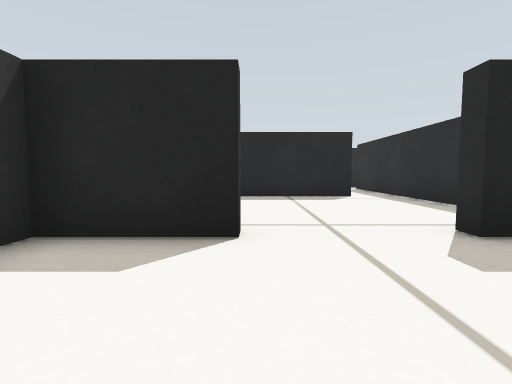
View 1 (above)

24 first-person views from a walk through a world built for the Gazebo simulator. The camera is 0.19 m above the floor, tilts 4° down and sees 85° across. The floor is counted in squares, 0.25 m on a side. Each view is taken from the middle of a square. On the plan, view 1 faces up. The plan holds only what a view shows up to about 10 squares ahead; the rest is blank.

View 2
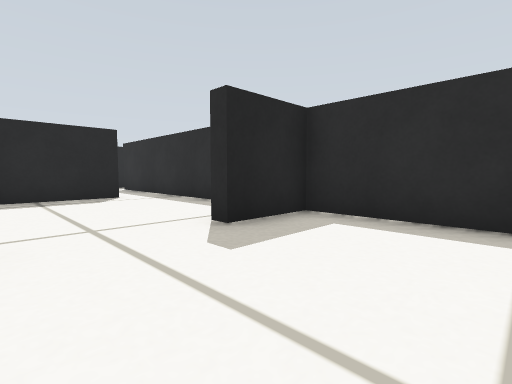

View 3
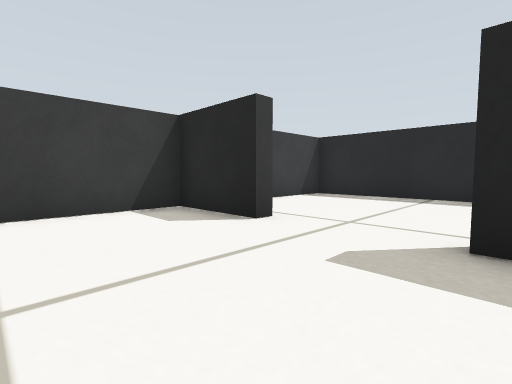

View 4
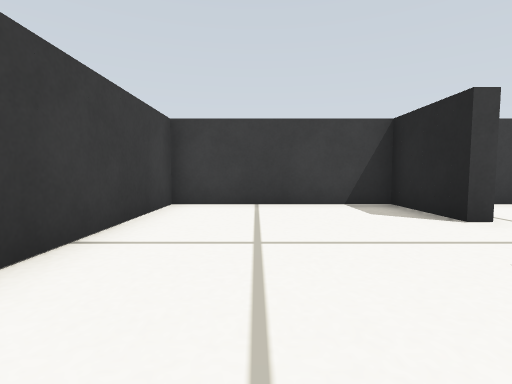

View 5
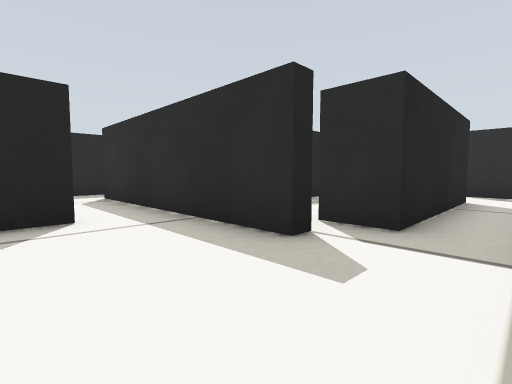

View 6
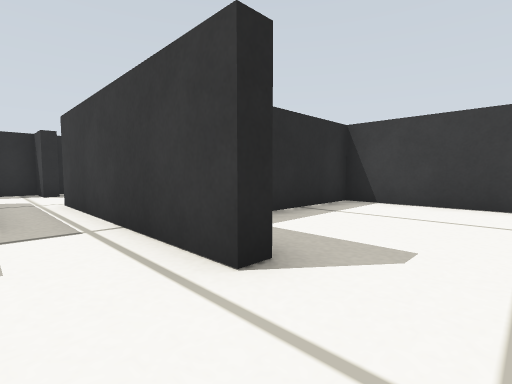

View 7
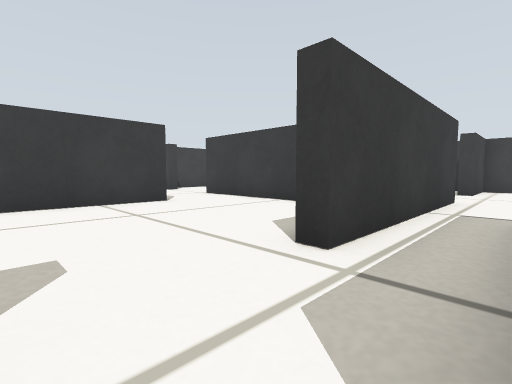

View 8
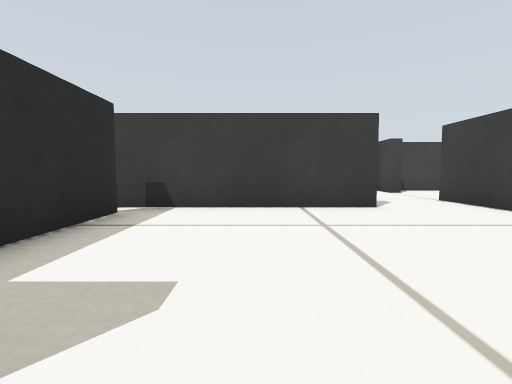

View 9
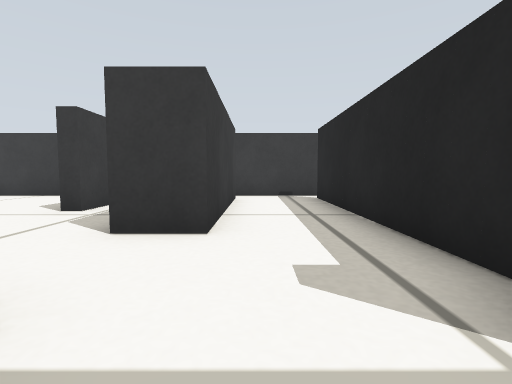

View 10
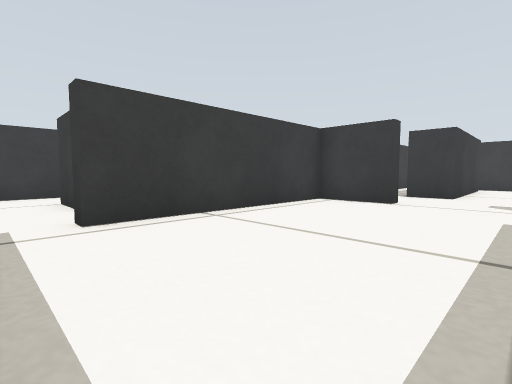

View 11
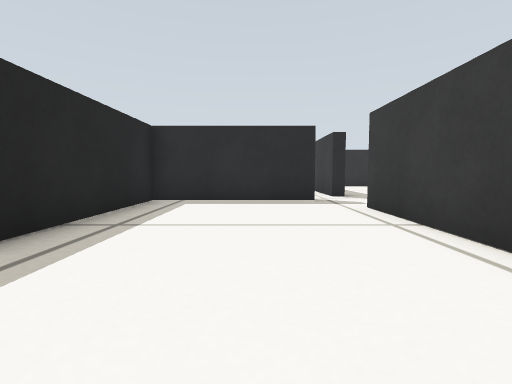

View 12
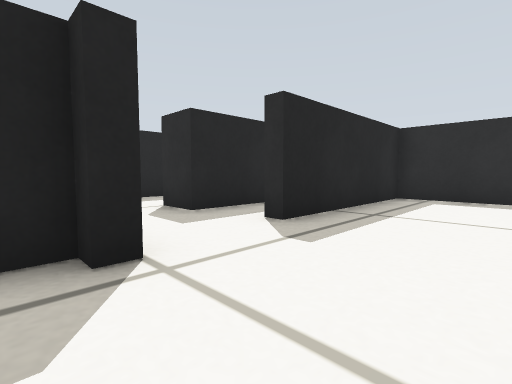

View 13
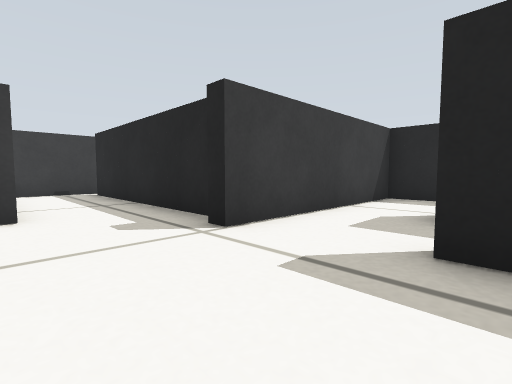

View 14
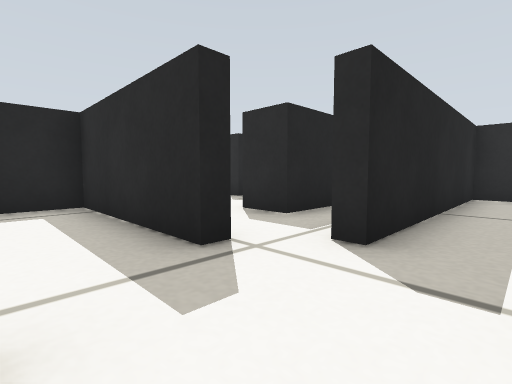

View 15
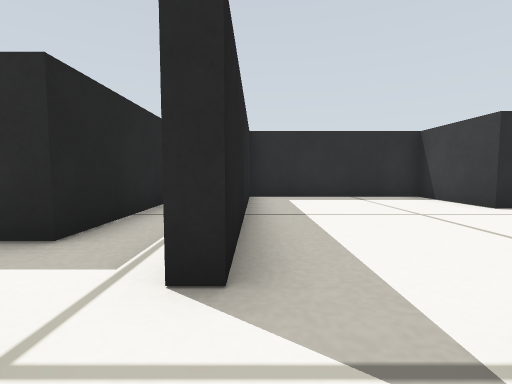

View 16
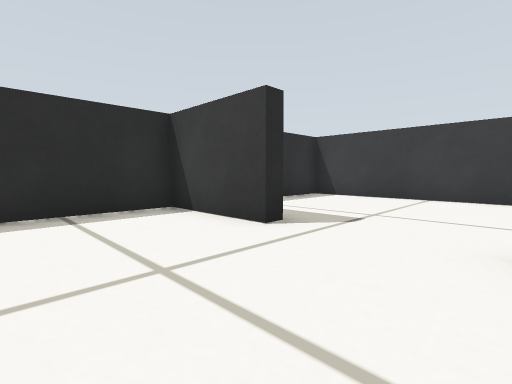

View 17
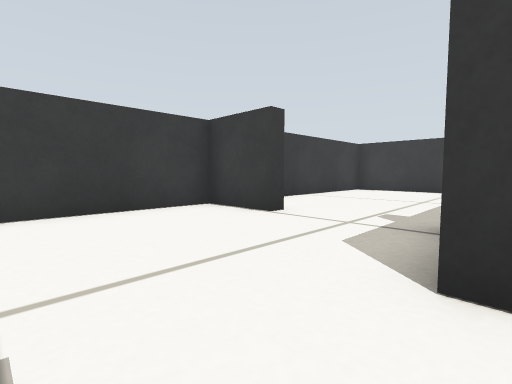

View 18
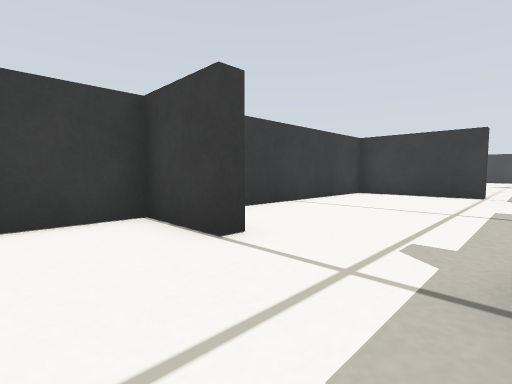

View 19
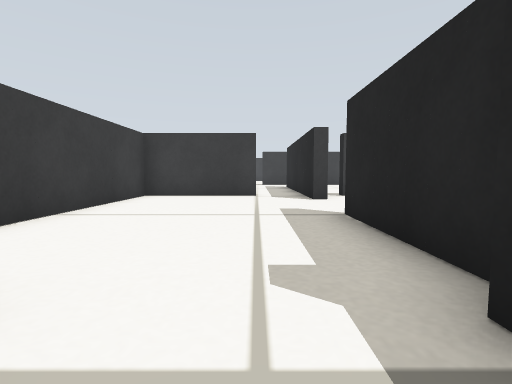

View 20
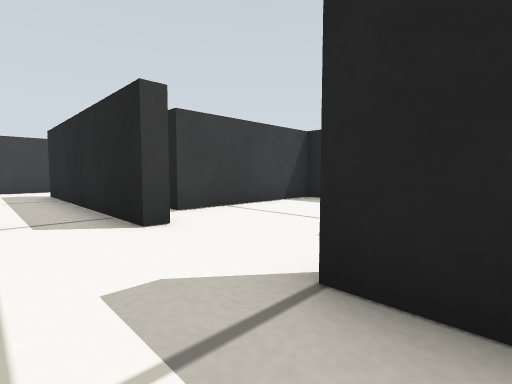

View 21
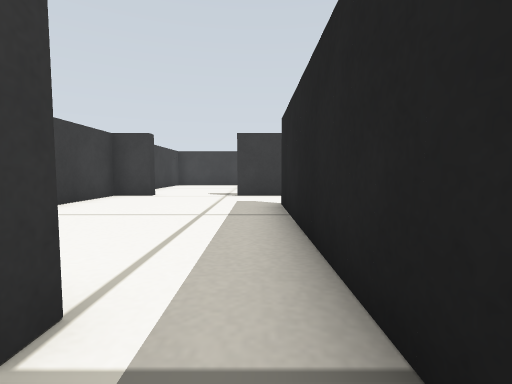

View 22
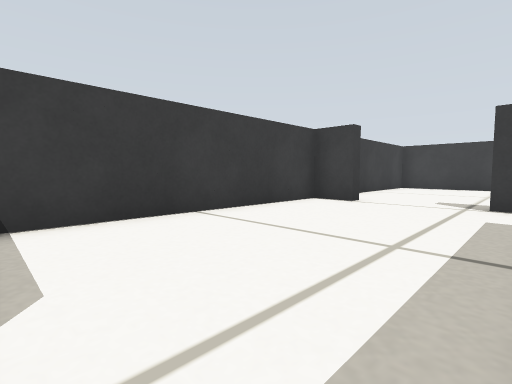

View 23
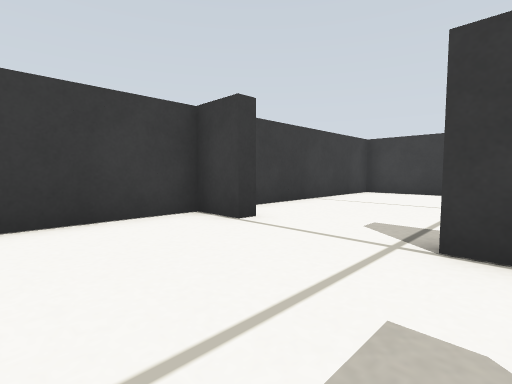

View 24
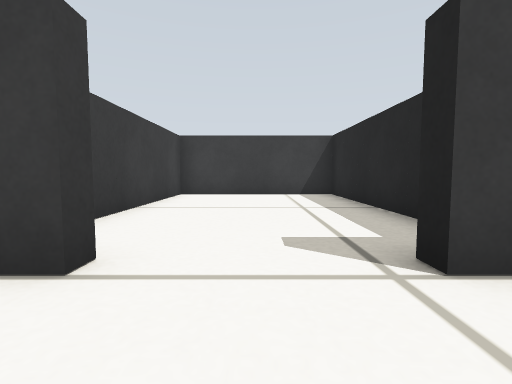

### Floor plan
Points are (right, up) in squares from view 1. A wall is a line through its corners. A room is listed if a view was taken in it or the views show most of it. See-through windows are left out.
Room 1 (views 1, 2, 3, 4)
walls: (-0.2, 3.6) (-0.2, 3.2) (-2.6, 3.2) (-2.6, -2) (4.6, -2) (4.6, 3.2) (2.6, 3.2)
ways out: opening at (1, 3) to room 2
Room 2 (views 5, 6)
walls: (-1.9, 3.6) (-0.2, 3.6); (2.6, 3.2) (2.6, 3.6) (3.6, 3.6); (3.1, 8.8) (-2.6, 8.8) (-2.6, 5.6)
ways out: opening at (1, 3) to room 1; opening at (3, 6) to room 3
Room 3 (views 7, 8)
walls: (10.6, 5.2) (5.8, 5.2) (5.8, 6.4); (11.4, 3.1) (11.4, 3.6) (12.6, 3.6) (12.6, 5.6); (5.1, 6) (4.6, 6) (4.6, 8.5); (3.6, 3.6) (8.6, 3.6) (8.6, 3.1)
ways out: opening at (3, 6) to room 2; opening at (11.5, 5) to room 5; opening at (10, 3) to room 9; opening at (4, 9)
Room 4 (views 9, 10, 13, 15)
walls: (21.1, 4.4) (20.6, 4.4) (20.6, 8.8) (15.4, 8.8); (21.8, 3.2) (21.8, 3.6) (23.1, 3.6); (13, 5.6) (13, 3.6) (19, 3.6) (19, 3.1); (26.6, 5.2) (23, 5.2) (23, 6.5)
ways out: opening at (13, 7) to room 5; opening at (20.5, 3) to room 6; opening at (14.5, 9); opening at (22, 5.5)
Room 5 (views 11, 12)
walls: (12.6, 5.6) (13, 5.6); (13, 8.4) (12.6, 8.4) (12.6, 8.8) (5.8, 8.8); (5.8, 6.4) (10.6, 6.4) (10.6, 5.2); (5, 9.1) (5, 6.2)
ways out: opening at (11.5, 5) to room 3; opening at (13, 7) to room 4
Room 6 (views 14, 16, 17, 18, 19, 20, 21)
walls: (20.2, -2.4) (17, -2.4); (23, -2) (23, -2.5); (20.5, -5.6) (21, -5.6) (21, -7.6) (28.6, -7.6) (28.6, -5.8); (18.1, -2) (19.6, -2); (25.8, -2.5) (25.8, -2) (28.6, -2) (28.6, 3.2) (21.8, 3.2); (18.6, 1.4) (18.6, 0); (14.2, -1.9) (14.2, -2.4); (13, -4) (13, -7.6) (18.8, -7.6); (13, 3.2) (13, -1.2)
ways out: opening at (20.5, 3) to room 4; opening at (13, -3.5) to room 7; gap at (13, -1) to room 9
Room 7 (views 22, 23, 24)
walls: (12.5, -4) (13, -4); (5, -6.4) (5, -7.6) (11.9, -7.6); (5, -2.6) (5, -3.6); (13, -1.2) (12.6, -1.2); (14.2, -2.4) (7.4, -2.4)
ways out: opening at (13, -3.5) to room 6; opening at (5, -5) to room 8; opening at (6.5, -2) to room 10
Room 8 (no view inside)
walls: (2.6, -2.4) (-2.6, -2.4) (-2.6, -7.6) (3.5, -7.6); (4.5, -6.4) (5, -6.4); (5, -3.6) (4.5, -3.6)
ways out: opening at (5, -5) to room 7
Room 9 (no view inside)
walls: (8.6, -2) (13, -2); (12.6, -1.2) (12.6, 1.2)
ways out: opening at (10, 3) to room 3; gap at (13, -1) to room 6; opening at (8, 0.5) to room 10
Room 10 (no view inside)
walls: (7.4, -2) (8.6, -2); (5, 0.8) (5, -2.6)
ways out: opening at (6.5, -2) to room 7; opening at (8, 0.5) to room 9

Positions as (right, up) in squares from view 1, and headings:
1: (0, 0), facing up
2: (0, 0), facing up-right
3: (3, 0), facing up-left
4: (4, 0), facing left
5: (2, 4), facing up-right
6: (1, 5), facing down-right
7: (11, 5), facing down-left
8: (10, 4), facing down
9: (14, 7), facing left
10: (20, 8), facing down-left
11: (13, 6), facing right
12: (12, 6), facing up-right
13: (16, 6), facing up-left
14: (19, 2), facing up-right
15: (20, 3), facing right
16: (23, 1), facing down-right
17: (25, -2), facing down-left
18: (23, -3), facing down-left
19: (22, -4), facing left
20: (18, -4), facing up-left
21: (14, -3), facing left
22: (12, -3), facing down-left
23: (8, -3), facing down-left
24: (7, -5), facing left
